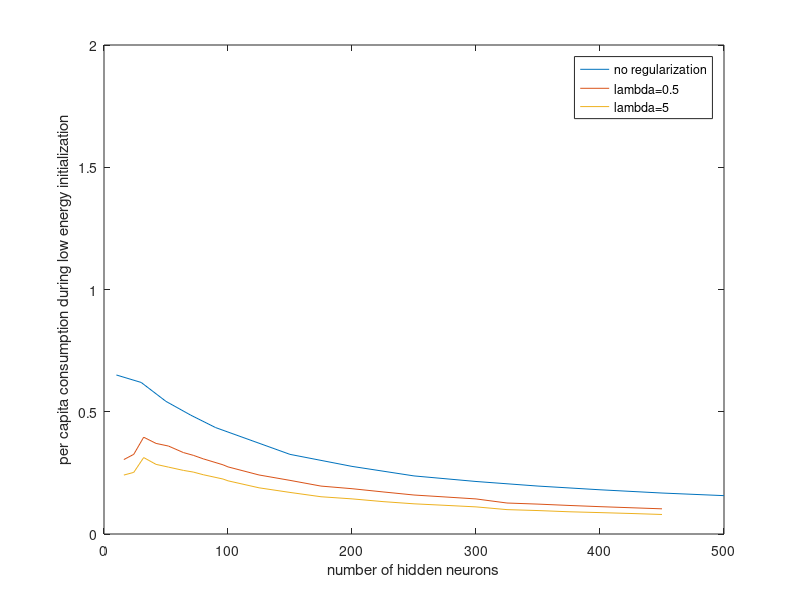

MATLAB code to generate this figure:
 load('w2_noreg.mat')
plot([10,30:20:90,150:50:500],A(:,1));ylim([0,2]);
hold on;
clear;
load('w2_0.5lam.mat')
plot([16,24,32,42,52,64,72,80,96,100:25:450],A(:,1));ylim([0,2]);
hold on;
clear
load('w2_5lam.mat')

plot([16,24,32,42,52,64,72,80,96,100:25:450],A(:,1));ylim([0,2]);
legend('no regularization','lambda=0.5','lambda=5');
xlabel('number of hidden neurons');
ylabel('per capita consumption during low energy initialization');